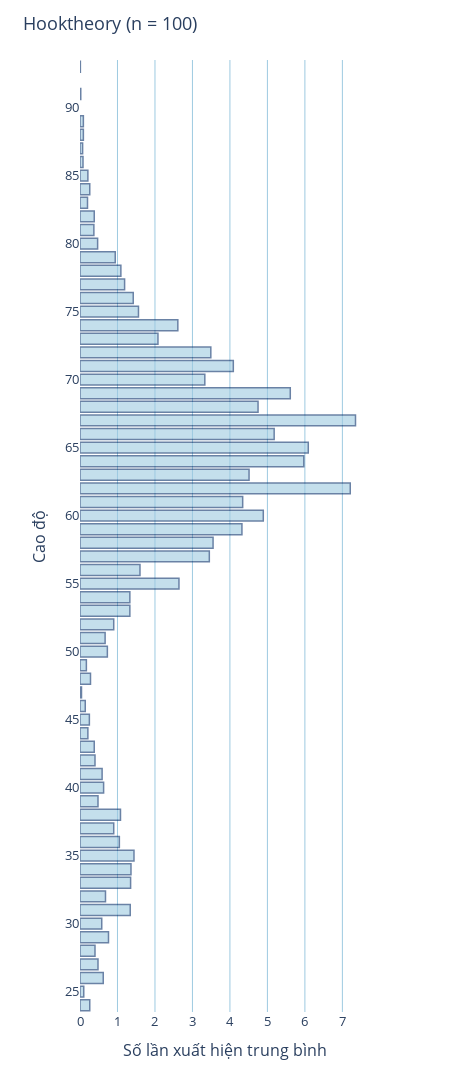
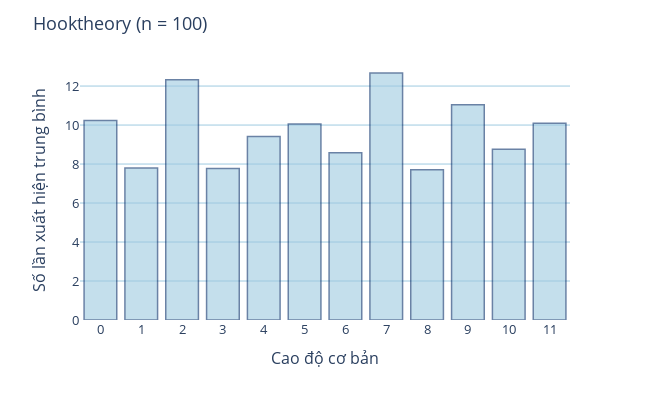

Notebook cell for these charts, in order:
### Code cell
# Horizontal bar chart for pitch counts using plotly express (with y is the pitch and x is the count)
fig = px.bar(
    x=list(average_results['pitch_counts'].values()), 
    y=list(average_results['pitch_counts'].keys()), 
    orientation='h'
)

fig.update_layout(
    title=f'Hooktheory (n = {n_file_to_analyze})', 
    xaxis_title='Số lần xuất hiện trung bình',
    yaxis_title='Cao độ'
)

# Show labels 0, 5, 10, 15, ... in y-axis
y_axis_tickvals = list(range(0, max(average_results['pitch_counts'].keys()) + 1, 5))
fig.update_yaxes(tickvals=y_axis_tickvals)

# Show labels 0, 1, 2, 3, ... in x-axis
x_axis_tickvals = list(range(
    0, 
    int(max(average_results['pitch_counts'].values())) + 1 + 1
))
fig.update_xaxes(tickvals=x_axis_tickvals)

# Change the color set to make it easier to see when printed in black and white
fig.update_traces(marker_color='rgb(158,202,225)', marker_line_color='rgb(8,48,107)', marker_line_width=1.5, opacity=0.6)

# Change the background color to make it easier to see when printed in black and white
fig.update_layout(plot_bgcolor='white')

# Show the vertical grid lines
fig.update_layout(xaxis=dict(showgrid=True, gridwidth=1, gridcolor='rgb(158,202,225)'))

# Make the colums overlay the grid lines
fig.update_layout(barmode='overlay')

# Make the font size bigger
fig.update_layout(font=dict(size=13))

# Make the plot ratio x:y
fig.update_layout(
    autosize=False,
    width=450,
    height=1200,
)

fig.show()


# Pitch class distribution
fig = px.bar(x=list(average_results['pitch_class_distribution'].keys()), y=list(average_results['pitch_class_distribution'].values()))
fig.update_layout(
    title=f'Hooktheory (n = {n_file_to_analyze})', 
    yaxis_title='Số lần xuất hiện trung bình',
    xaxis_title='Cao độ cơ bản'
)

# Show labels 0, 1, 2, 3, ... in x-axis
x_axis_tickvals = list(range(0, max(average_results['pitch_class_distribution'].keys()) + 1))
fig.update_xaxes(tickvals=x_axis_tickvals)

# Change the color set to make it easier to see when printed in black and white
fig.update_traces(marker_color='rgb(158,202,225)', marker_line_color='rgb(8,48,107)', marker_line_width=1.5, opacity=0.6)

# Change the background color to make it easier to see when printed in black and white
fig.update_layout(plot_bgcolor='white')

# Show the horizontal grid lines
fig.update_layout(yaxis=dict(showgrid=True, gridwidth=1, gridcolor='rgb(158,202,225)'))

# Make the font size bigger
fig.update_layout(font=dict(size=13))

# Make the plot ratio x:y
fig.update_layout(
    autosize=False,
    width=650,
    height=400,
)

fig.show()

# Note count
print(f"Số lượng nốt nhạc trung bình trong một đoạn nhạc từ Hooktheory (n = {n_file_to_analyze}): {average_results['note_count']}")

### Figure 1 — Plotly figure (JSON) as saved in the notebook; plotly's stock layout.template omitted (floating-point values rounded to 4 significant figures)
{"data": [{"alignmentgroup": "True", "hovertemplate": "x=%{x}<br>y=%{y}<extra></extra>", "legendgroup": "", "marker": {"color": "rgb(158,202,225)", "line": {"color": "rgb(8,48,107)", "width": 1.5}, "pattern": {"shape": ""}}, "name": "", "offsetgroup": "", "opacity": 0.6, "orientation": "h", "showlegend": false, "textposition": "auto", "type": "bar", "x": [4.09, 4.32, 7.21, 5.18, 1.44, 2.08, 4.75, 3.45, 4.34, 5.97, 1.35, 5.61, 0.4, 0.63, 0.9, 6.09, 7.35, 3.49, 1.08, 4.89, 1.19, 1.56, 0.21, 1.6, 4.51, 0.68, 3.55, 0.67, 2.64, 0.48, 1.36, 1.05, 1.42, 2.61, 1.09, 0.94, 0.37, 0.38, 3.33, 0.25, 0.47, 0.2, 0.21, 0.07, 0.48, 1.33, 0.76, 1.34, 0.59, 0.73, 1.33, 0.62, 0.9, 0.4, 0.04, 0.28, 0.26, 0.58, 0.26, 0.08, 0.14, 0.38, 0.09, 0.09, 0.02, 0.17, 0.1, 0.01], "xaxis": "x", "y": [71, 59, 62, 66, 35, 73, 68, 57, 61, 64, 33, 69, 42, 40, 37, 65, 67, 72, 38, 60, 77, 75, 44, 56, 63, 32, 58, 51, 55, 27, 34, 36, 76, 74, 78, 79, 81, 82, 70, 45, 80, 83, 85, 87, 39, 53, 29, 31, 41, 50, 54, 26, 52, 28, 47, 48, 24, 30, 84, 86, 46, 43, 88, 89, 91, 49, 25, 93], "yaxis": "y"}], "layout": {"autosize": false, "barmode": "overlay", "font": {"size": 13}, "height": 1200, "legend": {"tracegroupgap": 0}, "margin": {"t": 60}, "plot_bgcolor": "white", "title": {"text": "Hooktheory (n = 100)"}, "width": 450, "xaxis": {"anchor": "y", "domain": [0, 1], "gridcolor": "rgb(158,202,225)", "gridwidth": 1, "showgrid": true, "tickvals": [0, 1, 2, 3, 4, 5, 6, 7, 8], "title": {"text": "Số lần xuất hiện trung bình"}}, "yaxis": {"anchor": "x", "domain": [0, 1], "tickvals": [0, 5, 10, 15, 20, 25, 30, 35, 40, 45, 50, 55, 60, 65, 70, 75, 80, 85, 90], "title": {"text": "Cao độ"}}}}

### Figure 2 — Plotly figure (JSON) as saved in the notebook; plotly's stock layout.template omitted (floating-point values rounded to 4 significant figures)
{"data": [{"alignmentgroup": "True", "hovertemplate": "x=%{x}<br>y=%{y}<extra></extra>", "legendgroup": "", "marker": {"color": "rgb(158,202,225)", "line": {"color": "rgb(8,48,107)", "width": 1.5}, "pattern": {"shape": ""}}, "name": "", "offsetgroup": "", "opacity": 0.6, "orientation": "v", "showlegend": false, "textposition": "auto", "type": "bar", "x": [11, 2, 6, 1, 8, 9, 4, 5, 7, 0, 3, 10], "xaxis": "x", "y": [10.09, 12.33, 8.58, 7.8, 7.71, 11.04, 9.41, 10.05, 12.67, 10.23, 7.77, 8.76], "yaxis": "y"}], "layout": {"autosize": false, "barmode": "relative", "font": {"size": 13}, "height": 400, "legend": {"tracegroupgap": 0}, "margin": {"t": 60}, "plot_bgcolor": "white", "title": {"text": "Hooktheory (n = 100)"}, "width": 650, "xaxis": {"anchor": "y", "domain": [0, 1], "tickvals": [0, 1, 2, 3, 4, 5, 6, 7, 8, 9, 10, 11], "title": {"text": "Cao độ cơ bản"}}, "yaxis": {"anchor": "x", "domain": [0, 1], "gridcolor": "rgb(158,202,225)", "gridwidth": 1, "showgrid": true, "title": {"text": "Số lần xuất hiện trung bình"}}}}
